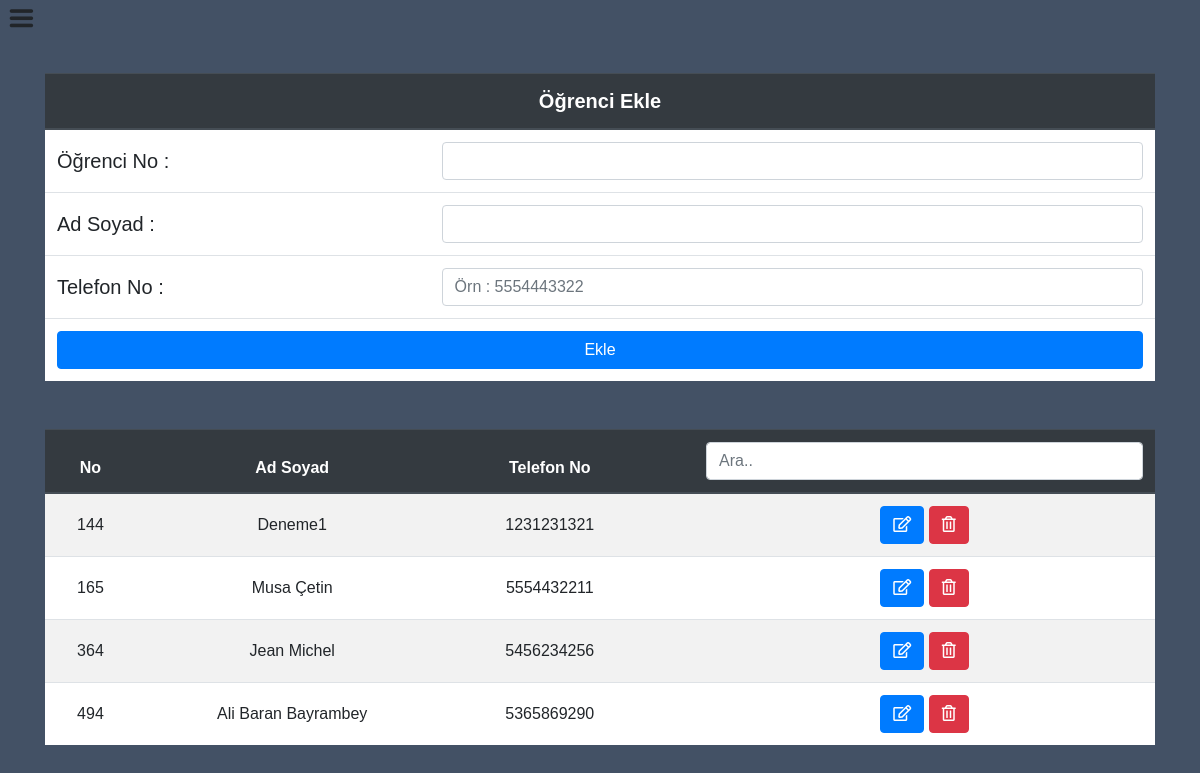
The page /ogrenci/index.php (signed in) on the database its author committed.
### tables this page shows
CREATE TABLE `ogrenci` (
  `id` int(5) NOT NULL,
  `ad_soyad` varchar(25) NOT NULL,
  `telefon` varchar(10) NOT NULL
);

### ogrenci/index.php (the view, shortened to what this page needs)
<?php
include("../baglan.php");
?>
<!DOCTYPE html>
<head>
    <link rel="stylesheet" href="https://stackpath.bootstrapcdn.com/bootstrap/4.3.1/css/bootstrap.min.css">
    <link rel="stylesheet" href="../css/pushy.css">
    <link rel="stylesheet" href="https://use.fontawesome.com/releases/v5.8.1/css/all.css">
    <link rel="stylesheet" href="../css/font-endustri-manavgat.css" type="text/css">
</head>
<body>
        <div id="container" class="px-2">
            <div class="menu-btn">
                <i style="font-size: 25px; cursor: pointer" class="icon-menu"></i>
            </div>
            <div class="container my-5">
                <form action="" method="post">
                <table class="table text-nowrap" style="font-size:20px">
                <thead class="thead-dark">
                <tr>
                <th style="text-align:center" colspan="2">Öğrenci Ekle</th>
                </tr>
                </thead>
                <tbody class="bg-white">
                <tr>
                <td>Öğrenci No :</td>
                <td><input type="text" name="ogrenci_no" class="form-control" autocomplete="off" maxlength="5"></td>
                </tr>
                <tr>
                <td>Ad Soyad :</td>
                <td><input type="text" name="ogrenci_ad" class="form-control" autocomplete="off" maxlength="25"></td>
                </tr>
                <tr>
                <td>Telefon No :</td>
                <td><input type="tel" name="ogrenci_tel" class="form-control" autocomplete="off" minlength="10" maxlength="10" placeholder="Örn : 5554443322"></td>
                </tr>
                <tr>
                <td colspan="2"><input class="btn btn-primary w-100"  type="submit" value="Ekle"></td>
                </tr>
                </tbody>
                </table>
                </form>
                </div>
<div class="container">
<table class="table table-responsive-sm table-striped text-center">
<thead class="thead-dark">
    <tr>
        <th>No</th>
        <th>Ad Soyad</th>
        <th>Telefon No</th>
        <th></th>
        <th><input class="form-control aramakutu" type="text" id="cubukara" placeholder="Ara.."></th>
    </tr>
</thead>
<?php
$sorgu = $baglanti->query("SELECT * FROM ogrenci");
echo "<tbody id='tabloicerik' class='bg-white'>";
while ($sonuc = $sorgu->fetch_assoc()) {
$okul_no = $sonuc['id'];
$ogrenci_ad = $sonuc['ad_soyad'];
$ogrenci_tel = $sonuc['telefon'];
?>
    <tr>
        <td><?php echo $okul_no;  ?></td>
        <td><?php echo $ogrenci_ad; ?></td>
        <td><?php echo $ogrenci_tel; ?></td>
        <td></td>
        <td><a href="duzenle.php?id=<?php echo $okul_no; ?>" class="btn btn-primary"><i class="far fa-edit"></i></a>
        <a href="sil.php?id=<?php echo $okul_no; ?>" class="btn btn-danger"><i class="far fa-trash-alt"></i></a></td>
    </tr>
<?php
}
echo "</tbody>"
?>
</table>
        </div>
        </div>
</body>
</html>

### css/pushy.css (style rules this page uses)
html, body { margin: 0; padding: 0; font-family: sans-serif; background: #435165; overflow-x: hidden; height: 100%; -webkit-overflow-scrolling: touch; }
.table td, .table th { vertical-align: middle; }
.menu-btn { width: 25px; height: 25px; }
#container, .pushy, .push { transition: transform .4s cubic-bezier(.25,.46,.45,.94),ease background .5s; -webkit-transition: -webkit-transform .4s cubic-bezier(.25,.46,.45,.94),ease background .5s; }

### rows shown on the page
ogrenci: id "144", ad_soyad "Deneme1", telefon "1231231321"
ogrenci: id "165", ad_soyad "Musa Çetin", telefon "5554432211"
ogrenci: id "364", ad_soyad "Jean Michel", telefon "5456234256"
ogrenci: id "494", ad_soyad "Ali Baran Bayrambey", telefon "5365869290"
